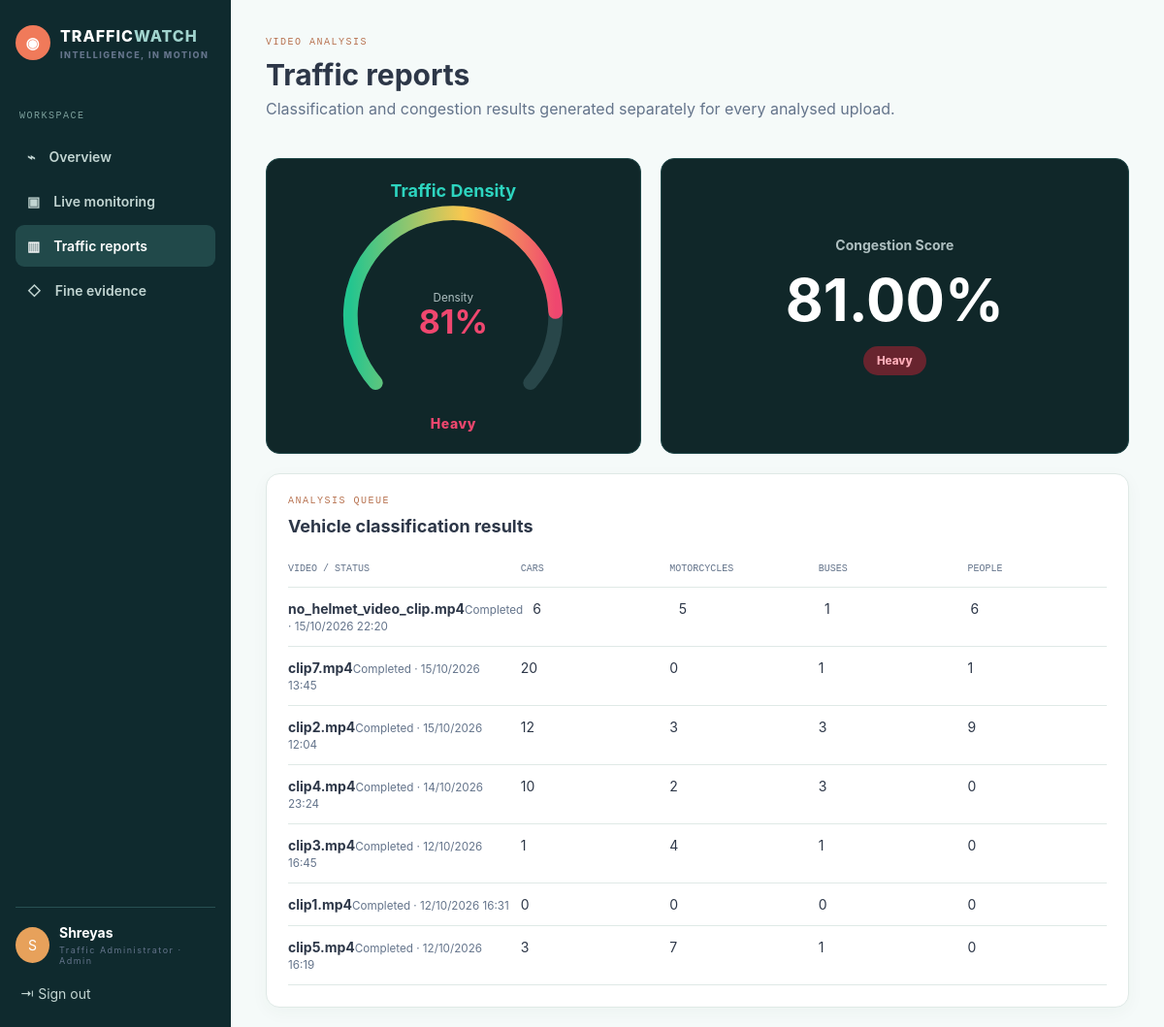
The app's page /reports/ (signed in) with its own data.
### monitoring/models.py (models this page shows, shortened)
class TrafficSummary(models.Model):
    created_at = models.DateTimeField(auto_now_add=True)
    source_name = models.CharField(max_length=160)
    visible_vehicles = models.PositiveIntegerField(default=0)
    score = models.DecimalField(max_digits=6, decimal_places=2, default=0)
    level = models.CharField(max_length=12, default="Low")

class VideoAnalysis(models.Model):
    video = models.OneToOneField(TrafficVideo, on_delete=models.CASCADE, related_name="analysis")
    status = models.CharField(max_length=16, default="Queued")
    started_at = models.DateTimeField(blank=True, null=True)
    completed_at = models.DateTimeField(blank=True, null=True)
    total_frames = models.PositiveIntegerField(default=0)
    vehicle_count = models.PositiveIntegerField(default=0)
    motorcycle_count = models.PositiveIntegerField(default=0)
    car_count = models.PositiveIntegerField(default=0)
    bus_count = models.PositiveIntegerField(default=0)
    person_count = models.PositiveIntegerField(default=0)
    error_message = models.TextField(blank=True)

class TrafficVideo(models.Model):
    source = models.FileField(upload_to="traffic_videos/")
    display_name = models.CharField(max_length=160)
    uploaded_at = models.DateTimeField(auto_now_add=True)
    status = models.CharField(max_length=24, default="Queued")
    processed_at = models.DateTimeField(blank=True, null=True)
    preview = models.ImageField(upload_to="analysis_previews/", blank=True, null=True)
    error_message = models.TextField(blank=True)

### monitoring/views.py (the view)
# urls.py: path("reports/", views.reports, name="reports"),
@admin_required
def reports(request):
    context = base_context(request)
    context.update({"summaries": TrafficSummary.objects.order_by("-created_at", "-id"), "analyses": VideoAnalysis.objects.select_related("video").order_by("-completed_at", "-started_at", "-id"), "active": "reports"})
    return render(request, "reports.html", context)

### monitoring/views.py (called while the page is built)
def admin_required(view):
    @wraps(view)
    @login_required
    def wrapped(request, *args, **kwargs):
        if not request.user.is_staff:
            messages.error(request, "This page is available to the Traffic Administrator only.")
            return redirect("user_dashboard")
        return view(request, *args, **kwargs)
    return wrapped

def base_context(request):
    recent = TrafficSummary.objects.order_by("-created_at", "-id")[:5]
    return {"access_logs": AccessLog.objects.filter(user=request.user)[:2], "recent_summaries": recent, "latest": recent[0] if recent else None}

### templates/reports.html
{% extends 'base.html' %}{% block content %}<header class="pagehead"><div><p class="eyebrow">VIDEO ANALYSIS</p><h1>Traffic reports</h1><p>Classification and congestion results generated separately for every analysed upload.</p></div></header><section class="report-density-row">{% include 'includes/density_gauge.html' with density=latest.score %}<article class="congestion-score-card"><span>Congestion Score</span><b>{% if latest %}{{ latest.score }}%{% else %}0%{% endif %}</b><small class="congestion-badge {% if latest %}{{ latest.level|lower }}{% else %}low{% endif %}">{% if latest %}{{ latest.level }}{% else %}Low{% endif %}</small></article></section><section class="card"><p class="eyebrow">ANALYSIS QUEUE</p><h2>Vehicle classification results</h2><div class="table report-table"><div class="thead"><span>VIDEO / STATUS</span><span>CARS</span><span>MOTORCYCLES</span><span>BUSES</span><span>PEOPLE</span></div>{% for analysis in analyses %}<div><span><b>{{ analysis.video.display_name }}</b><small>{{ analysis.status }} · {{ analysis.completed_at|date:'d/m/Y H:i'|default:'Processing' }}</small></span><span>{{ analysis.car_count }}</span><span>{{ analysis.motorcycle_count }}</span><span>{{ analysis.bus_count }}</span><span>{{ analysis.person_count }}</span></div>{% empty %}<p class="muted">No video has been analysed yet. Upload a clip in Live monitoring to begin.</p>{% endfor %}</div></section>{% endblock %}

### templates/base.html (shortened to what this page needs)
{% load static %}<!doctype html><html lang="en"><head><link rel="stylesheet" href="{% static 'css/app.css' %}"><link rel="stylesheet" href="{% static 'css/monitoring.css' %}"></head><body><aside class="sidebar"><a class="brand" href="{% if request.user.is_staff %}{% url 'dashboard' %}{% else %}{% url 'user_dashboard' %}{% endif %}"><span class="brandmark">◉</span><span>TRAFFIC<span>WATCH</span><small>INTELLIGENCE, IN MOTION</small></span></a><p class="nav-label">{% if request.user.is_staff %}WORKSPACE{% else %}MY WORKPLACE{% endif %}</p><nav>{% if request.user.is_staff %}<a class="" href="{% url 'dashboard' %}">⌁ <span>Overview</span></a><a class="" href="{% url 'live_monitoring' %}">▣ <span>Live monitoring</span></a><a class="{% if active == 'reports' %}active{% endif %}" href="{% url 'reports' %}">▥ <span>Traffic reports</span></a><a class="" href="{% url 'violations' %}">◇ <span>Fine evidence</span></a>{% else %}<a href="{% url 'user_dashboard' %}">▥ <span>Traffic status</span></a><a href="{% url 'pending_fines' %}">◇ <span>Pending fines</span></a>{% endif %}</nav><div class="profile"><span class="avatar">{{ request.user.username|first|upper }}</span><span><b>{{ request.user.username }}</b><small>{% if request.user.is_staff %}Traffic Administrator · Admin{% else %}Registered user{% endif %}</small></span></div><a class="signout" href="{% url 'logout' %}">⇥ Sign out</a></aside><main class="page">{% block content %}{% endblock %}</main></body></html>

### static/css/app.css (style rules this page uses)
:root { --teal:#14b8a6;--deep:#0f2a2e;--coral:#f07a5a;--ink:#2d3748;--muted:#64748b;--bg:#f5faf9;--line:#dfe9e6;--white:#fff;--radius:14px }
* { box-sizing:border-box }
body { margin:0;background:var(--bg);color:var(--ink);font:14px Inter,Segoe UI,sans-serif }
a { color:var(--coral);text-decoration:none }
h1,h2,p { margin-top:0 }
h1 { font-size:30px;margin-bottom:7px }
h2 { font-size:18px }
small,.muted { color:var(--muted) }
.sidebar { position:fixed;inset:0 auto 0 0;width:238px;background:var(--deep);padding:26px 16px;color:#d2e1df;display:flex;flex-direction:column }
.brand { color:#fff;font-weight:800;letter-spacing:1px;font-size:16px;display:flex;gap:10px;align-items:center }
.brand span span { color:#a1d4ce }
.brand small,.profile small { display:block;font-size:9px;letter-spacing:1.5px;margin-top:4px }
.brandmark,.lock { background:var(--coral);color:#fff;border-radius:50%;width:36px;height:36px;display:grid;place-items:center }
.nav-label,.eyebrow { color:#b87351;font:10px ui-monospace,monospace;letter-spacing:1.5px }
.nav-label { margin:52px 4px 12px;color:#7ca09c }
nav a { color:#c2d5d2;display:flex;gap:14px;padding:13px 12px;border-radius:9px;margin:3px 0;font-weight:600 }
nav a:hover,nav a.active { background:#21494a;color:#fff }
.profile { border-top:1px solid #285052;padding-top:17px;margin-top:auto;display:flex;gap:10px;align-items:center }
.avatar { background:#e7a15b;color:#fff;border-radius:50%;padding:10px 13px }
.profile b { color:#fff }
.signout { margin:20px 5px 0;color:#c2d5d2 }
.page { margin-left:238px;min-height:100vh;padding:38px 36px 20px }
.pagehead { display:flex;justify-content:space-between;align-items:start;margin-bottom:25px }
.pagehead>div>p:not(.eyebrow) { color:var(--muted);font-size:16px }
.card,.stats article { background:#fff;border:1px solid var(--line);border-radius:var(--radius);padding:22px;box-shadow:0 5px 18px #17483a0a;transition:.2s }
.table>div { display:grid;grid-template-columns:1.4fr repeat(5,1fr);gap:10px;border-bottom:1px solid var(--line);padding:13px 0 }
.thead { font:10px ui-monospace,monospace;color:var(--muted) }
.density-gauge-card,.traffic-causes-card,.congestion-score-card { background:#102729;border:1px solid #21494a;border-radius:14px;padding:22px;color:#fff }
.report-density-row,.user-insights { display:grid;grid-template-columns:minmax(240px,.8fr) 1fr;gap:20px;margin-bottom:20px }
.congestion-score-card { display:flex;flex-direction:column;justify-content:center;align-items:center }
.congestion-score-card>span { color:#aebfc0;font-weight:700 }
.congestion-score-card>b { font-size:60px;margin:12px 0 }
.congestion-badge { padding:8px 14px;border-radius:999px;font-weight:800 }
.congestion-badge.high,.congestion-badge.heavy { background:#68242e;color:#ffadb8 }
.report-table>div { grid-template-columns:1.6fr repeat(4,1fr) }

### static/css/monitoring.css (style rules this page uses)
.report-table>div { grid-template-columns:1.6fr repeat(4,1fr) }

### records on screen
TrafficSummary: score "81.00", level "Heavy"
VideoAnalysis: video.display_name "no_helmet_video_clip.mp4", status "Completed", completed_at "15/10/2026 22:20", car_count "6", motorcycle_count "5", bus_count "1", person_count "6"
VideoAnalysis: video.display_name "clip7.mp4", status "Completed", completed_at "15/10/2026 13:45", car_count "20", motorcycle_count "0", bus_count "1", person_count "1"
VideoAnalysis: video.display_name "clip2.mp4", status "Completed", completed_at "15/10/2026 12:04", car_count "12", motorcycle_count "3", bus_count "3", person_count "9"
VideoAnalysis: video.display_name "clip4.mp4", status "Completed", completed_at "14/10/2026 23:24", car_count "10", motorcycle_count "2", bus_count "3", person_count "0"
VideoAnalysis: video.display_name "clip3.mp4", status "Completed", completed_at "12/10/2026 16:45", car_count "1", motorcycle_count "4", bus_count "1", person_count "0"
VideoAnalysis: video.display_name "clip1.mp4", status "Completed", completed_at "12/10/2026 16:31", car_count "0", motorcycle_count "0", bus_count "0", person_count "0"
VideoAnalysis: video.display_name "clip5.mp4", status "Completed", completed_at "12/10/2026 16:19", car_count "3", motorcycle_count "7", bus_count "1", person_count "0"

### other values on screen
{{ request.user.username|first|upper }} "S"
{{ request.user.username }} "Shreyas"
